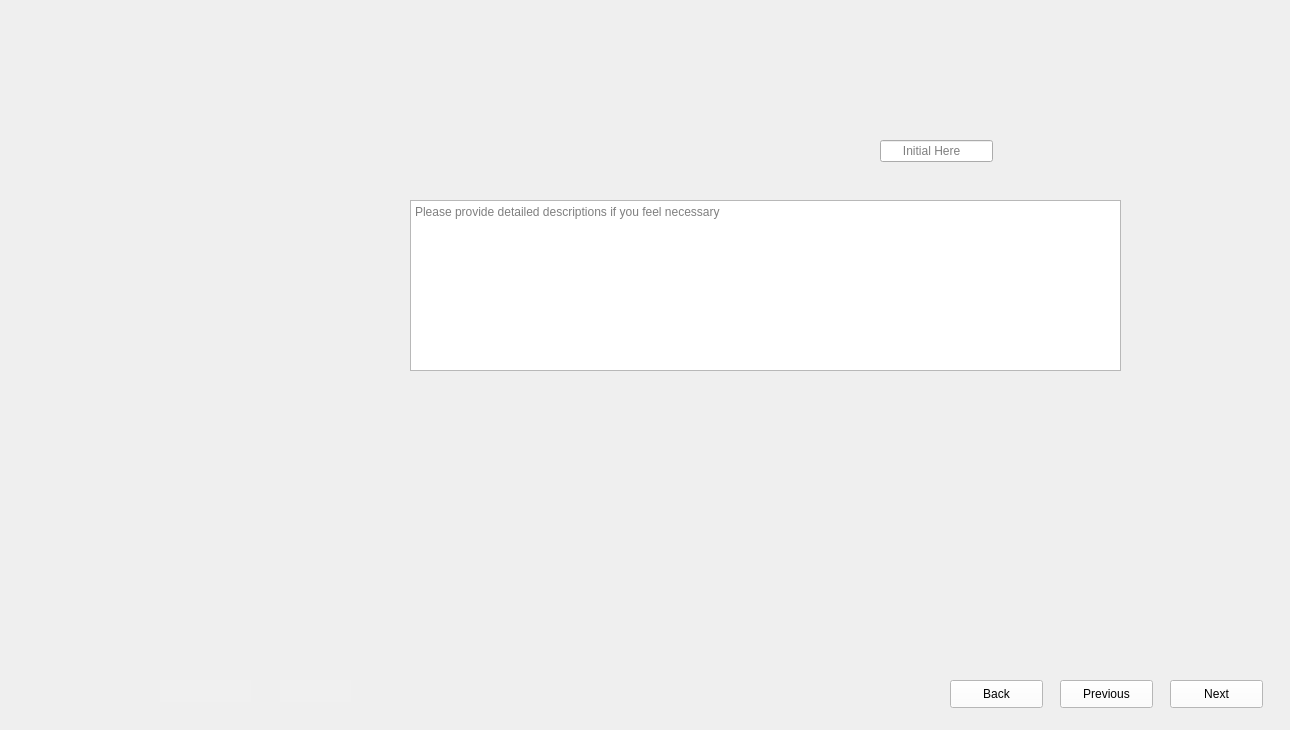
<?xml version="1.0" encoding="UTF-8"?>
<ui version="4.0">
 <class>Form</class>
 <widget class="QWidget" name="Form">
  <property name="geometry">
   <rect>
    <x>0</x>
    <y>0</y>
    <width>1290</width>
    <height>730</height>
   </rect>
  </property>
  <property name="windowTitle">
   <string>Form</string>
  </property>
  <widget class="QLabel" name="label">
   <property name="geometry">
    <rect>
     <x>0</x>
     <y>0</y>
     <width>1290</width>
     <height>730</height>
    </rect>
   </property>
   <property name="styleSheet">
    <string notr="true">
background-image: url(:/images/images/Mount Piezo Wafer - 1.PNG);</string>
   </property>
   <property name="frameShape">
    <enum>QFrame::NoFrame</enum>
   </property>
   <property name="text">
    <string/>
   </property>
   <property name="pixmap">
    <pixmap>:/newPrefix/Mount Piezo Wafer - 1.PNG</pixmap>
   </property>
   <property name="scaledContents">
    <bool>true</bool>
   </property>
  </widget>
  <widget class="QLineEdit" name="lineEdit_Data">
   <property name="enabled">
    <bool>true</bool>
   </property>
   <property name="geometry">
    <rect>
     <x>880</x>
     <y>140</y>
     <width>113</width>
     <height>22</height>
    </rect>
   </property>
   <property name="styleSheet">
    <string notr="true">color: rgb(0, 0, 0);</string>
   </property>
   <property name="text">
    <string/>
   </property>
   <property name="maxLength">
    <number>32767</number>
   </property>
   <property name="placeholderText">
    <string>      Initial Here</string>
   </property>
  </widget>
  <widget class="QTextEdit" name="textEdit_Comments">
   <property name="geometry">
    <rect>
     <x>410</x>
     <y>200</y>
     <width>711</width>
     <height>171</height>
    </rect>
   </property>
   <property name="placeholderText">
    <string>Please provide detailed descriptions if you feel necessary</string>
   </property>
  </widget>
  <widget class="QPushButton" name="pushButton_buttom_Next">
   <property name="geometry">
    <rect>
     <x>1170</x>
     <y>680</y>
     <width>93</width>
     <height>28</height>
    </rect>
   </property>
   <property name="styleSheet">
    <string notr="true">QPushButton{
background-color: rgb(255, 255, 255);
height: 35px;
}
QPushButton::hover{
background-color: rgb(0, 0, 255);
}
QPushButton:pressed{
padding-top:7px;
padding-top:7px;
}</string>
   </property>
   <property name="text">
    <string>Next</string>
   </property>
   <property name="iconSize">
    <size>
     <width>20</width>
     <height>20</height>
    </size>
   </property>
   <property name="autoDefault">
    <bool>false</bool>
   </property>
  </widget>
  <widget class="QLineEdit" name="lineEdit_Dates">
   <property name="geometry">
    <rect>
     <x>160</x>
     <y>680</y>
     <width>91</width>
     <height>22</height>
    </rect>
   </property>
   <property name="styleSheet">
    <string notr="true">QLineEdit{
background-color: rgb(240, 240, 240);
border: none;

}</string>
   </property>
  </widget>
  <widget class="QLineEdit" name="lineEdit_Steps">
   <property name="geometry">
    <rect>
     <x>280</x>
     <y>680</y>
     <width>71</width>
     <height>22</height>
    </rect>
   </property>
   <property name="styleSheet">
    <string notr="true">QLineEdit{
background-color: rgb(240, 240, 240);
border: none;

}</string>
   </property>
  </widget>
  <widget class="QPushButton" name="pushButton_buttom_Previous">
   <property name="geometry">
    <rect>
     <x>1060</x>
     <y>680</y>
     <width>93</width>
     <height>28</height>
    </rect>
   </property>
   <property name="styleSheet">
    <string notr="true">QPushButton{
background-color: rgb(255, 255, 255);
height: 35px;
}
QPushButton::hover{
background-color: rgb(0, 0, 255);
}
QPushButton:pressed{
padding-top:7px;
padding-top:7px;
}</string>
   </property>
   <property name="text">
    <string>Previous</string>
   </property>
   <property name="iconSize">
    <size>
     <width>20</width>
     <height>20</height>
    </size>
   </property>
   <property name="autoDefault">
    <bool>false</bool>
   </property>
  </widget>
  <widget class="QPushButton" name="pushButton_buttom_Back">
   <property name="geometry">
    <rect>
     <x>950</x>
     <y>680</y>
     <width>93</width>
     <height>28</height>
    </rect>
   </property>
   <property name="styleSheet">
    <string notr="true">QPushButton{
background-color: rgb(255, 255, 255);
height: 35px;
}
QPushButton::hover{
background-color: rgb(0, 0, 255);
}
QPushButton:pressed{
padding-top:7px;
padding-top:7px;
}</string>
   </property>
   <property name="text">
    <string>Back</string>
   </property>
   <property name="iconSize">
    <size>
     <width>20</width>
     <height>20</height>
    </size>
   </property>
   <property name="autoDefault">
    <bool>false</bool>
   </property>
  </widget>
 </widget>
 <resources>
  <include location="D:/ECED4901SYPIIFiles/SNYProject/UI_design/LoginUI_Design/resource.qrc"/>
 </resources>
 <connections/>
</ui>
